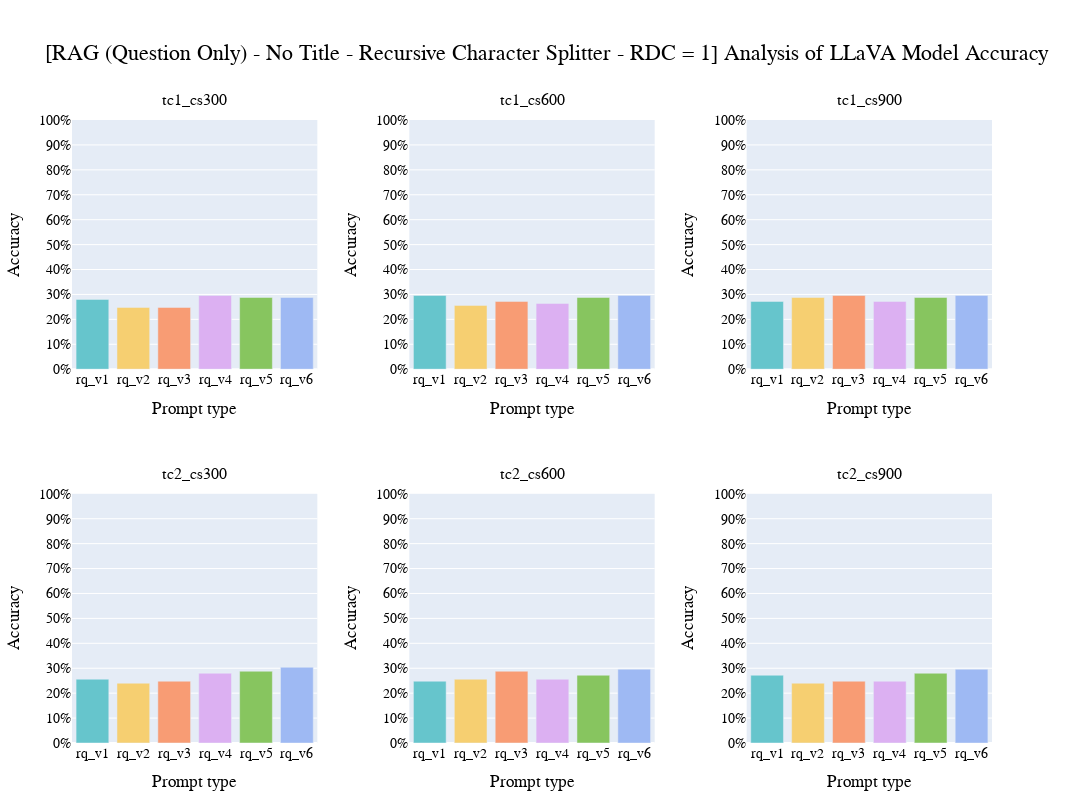

The notebook cell this image was saved under:
### Code cell
world_med_qa_v_plot_helpers.plot_rag_q_evaluation_results_by_groups(
    title="[RAG (Question Only) - No Title - Recursive Character Splitter - RDC = 1] Analysis of LLaVA Model Accuracy",
    evaluation_results=evaluation_results,
    row_variable='token_count',
    column_variable='chunk_size',
    bar_graph_variable='prompt_type'
)

### Figure 1 — Plotly figure (JSON) as saved in the notebook; plotly's stock layout.template omitted (floating-point values rounded to 4 significant figures)
{"data": [{"hovertemplate": "<b>Accuracy:</b> %{y:.1%}<br><b>Prompt type: </b>%{x}<extra></extra>", "marker": {"color": ["rgb(102, 197, 204)", "rgb(246, 207, 113)", "rgb(248, 156, 116)", "rgb(220, 176, 242)", "rgb(135, 197, 95)", "rgb(158, 185, 243)"]}, "name": "tc1_cs300", "type": "bar", "x": ["rq_v1", "rq_v2", "rq_v3", "rq_v4", "rq_v5", "rq_v6"], "xaxis": "x", "y": [0.28, 0.248, 0.248, 0.296, 0.288, 0.288], "yaxis": "y"}, {"hovertemplate": "<b>Accuracy:</b> %{y:.1%}<br><b>Prompt type: </b>%{x}<extra></extra>", "marker": {"color": ["rgb(102, 197, 204)", "rgb(246, 207, 113)", "rgb(248, 156, 116)", "rgb(220, 176, 242)", "rgb(135, 197, 95)", "rgb(158, 185, 243)"]}, "name": "tc1_cs600", "type": "bar", "x": ["rq_v1", "rq_v2", "rq_v3", "rq_v4", "rq_v5", "rq_v6"], "xaxis": "x2", "y": [0.296, 0.256, 0.272, 0.264, 0.288, 0.296], "yaxis": "y2"}, {"hovertemplate": "<b>Accuracy:</b> %{y:.1%}<br><b>Prompt type: </b>%{x}<extra></extra>", "marker": {"color": ["rgb(102, 197, 204)", "rgb(246, 207, 113)", "rgb(248, 156, 116)", "rgb(220, 176, 242)", "rgb(135, 197, 95)", "rgb(158, 185, 243)"]}, "name": "tc1_cs900", "type": "bar", "x": ["rq_v1", "rq_v2", "rq_v3", "rq_v4", "rq_v5", "rq_v6"], "xaxis": "x3", "y": [0.272, 0.288, 0.296, 0.272, 0.288, 0.296], "yaxis": "y3"}, {"hovertemplate": "<b>Accuracy:</b> %{y:.1%}<br><b>Prompt type: </b>%{x}<extra></extra>", "marker": {"color": ["rgb(102, 197, 204)", "rgb(246, 207, 113)", "rgb(248, 156, 116)", "rgb(220, 176, 242)", "rgb(135, 197, 95)", "rgb(158, 185, 243)"]}, "name": "tc2_cs300", "type": "bar", "x": ["rq_v1", "rq_v2", "rq_v3", "rq_v4", "rq_v5", "rq_v6"], "xaxis": "x4", "y": [0.256, 0.24, 0.248, 0.28, 0.288, 0.304], "yaxis": "y4"}, {"hovertemplate": "<b>Accuracy:</b> %{y:.1%}<br><b>Prompt type: </b>%{x}<extra></extra>", "marker": {"color": ["rgb(102, 197, 204)", "rgb(246, 207, 113)", "rgb(248, 156, 116)", "rgb(220, 176, 242)", "rgb(135, 197, 95)", "rgb(158, 185, 243)"]}, "name": "tc2_cs600", "type": "bar", "x": ["rq_v1", "rq_v2", "rq_v3", "rq_v4", "rq_v5", "rq_v6"], "xaxis": "x5", "y": [0.248, 0.256, 0.288, 0.256, 0.272, 0.296], "yaxis": "y5"}, {"hovertemplate": "<b>Accuracy:</b> %{y:.1%}<br><b>Prompt type: </b>%{x}<extra></extra>", "marker": {"color": ["rgb(102, 197, 204)", "rgb(246, 207, 113)", "rgb(248, 156, 116)", "rgb(220, 176, 242)", "rgb(135, 197, 95)", "rgb(158, 185, 243)"]}, "name": "tc2_cs900", "type": "bar", "x": ["rq_v1", "rq_v2", "rq_v3", "rq_v4", "rq_v5", "rq_v6"], "xaxis": "x6", "y": [0.272, 0.24, 0.248, 0.248, 0.28, 0.296], "yaxis": "y6"}], "layout": {"annotations": [{"font": {"size": 16}, "showarrow": false, "text": "tc1_cs300", "x": 0.1333, "xanchor": "center", "xref": "paper", "y": 1, "yanchor": "bottom", "yref": "paper", "yshift": 10}, {"font": {"size": 16}, "showarrow": false, "text": "tc1_cs600", "x": 0.5, "xanchor": "center", "xref": "paper", "y": 1, "yanchor": "bottom", "yref": "paper", "yshift": 10}, {"font": {"size": 16}, "showarrow": false, "text": "tc1_cs900", "x": 0.8667, "xanchor": "center", "xref": "paper", "y": 1, "yanchor": "bottom", "yref": "paper", "yshift": 10}, {"font": {"size": 16}, "showarrow": false, "text": "tc2_cs300", "x": 0.1333, "xanchor": "center", "xref": "paper", "y": 0.4, "yanchor": "bottom", "yref": "paper", "yshift": 10}, {"font": {"size": 16}, "showarrow": false, "text": "tc2_cs600", "x": 0.5, "xanchor": "center", "xref": "paper", "y": 0.4, "yanchor": "bottom", "yref": "paper", "yshift": 10}, {"font": {"size": 16}, "showarrow": false, "text": "tc2_cs900", "x": 0.8667, "xanchor": "center", "xref": "paper", "y": 0.4, "yanchor": "bottom", "yref": "paper", "yshift": 10}], "barmode": "group", "font": {"color": "black", "family": "Arial, sans-serif", "size": 14}, "height": 800, "margin": {"b": 50, "l": 50, "r": 100, "t": 120}, "showlegend": false, "title": {"font": {"color": "black", "family": "Arial, sans-serif", "size": 22}, "pad": {"b": 30}, "text": "[RAG (Question Only) - No Title - Recursive Character Splitter - RDC = 1] Analysis of LLaVA Model Accuracy", "x": 0.5, "xanchor": "center"}, "width": 1450, "xaxis": {"anchor": "y", "domain": [0, 0.2667], "title": {"text": "Prompt type"}}, "xaxis2": {"anchor": "y2", "domain": [0.3667, 0.6333], "title": {"text": "Prompt type"}}, "xaxis3": {"anchor": "y3", "domain": [0.7333, 1], "title": {"text": "Prompt type"}}, "xaxis4": {"anchor": "y4", "domain": [0, 0.2667], "title": {"text": "Prompt type"}}, "xaxis5": {"anchor": "y5", "domain": [0.3667, 0.6333], "title": {"text": "Prompt type"}}, "xaxis6": {"anchor": "y6", "domain": [0.7333, 1], "title": {"text": "Prompt type"}}, "yaxis": {"anchor": "x", "domain": [0.6, 1], "range": [0, 1], "tickformat": ".0%", "tickvals": [0, 0.1, 0.2, 0.3, 0.4, 0.5, 0.6, 0.7, 0.8, 0.9, 1], "title": {"text": "Accuracy"}}, "yaxis2": {"anchor": "x2", "domain": [0.6, 1], "range": [0, 1], "tickformat": ".0%", "tickvals": [0, 0.1, 0.2, 0.3, 0.4, 0.5, 0.6, 0.7, 0.8, 0.9, 1], "title": {"text": "Accuracy"}}, "yaxis3": {"anchor": "x3", "domain": [0.6, 1], "range": [0, 1], "tickformat": ".0%", "tickvals": [0, 0.1, 0.2, 0.3, 0.4, 0.5, 0.6, 0.7, 0.8, 0.9, 1], "title": {"text": "Accuracy"}}, "yaxis4": {"anchor": "x4", "domain": [0, 0.4], "range": [0, 1], "tickformat": ".0%", "tickvals": [0, 0.1, 0.2, 0.3, 0.4, 0.5, 0.6, 0.7, 0.8, 0.9, 1], "title": {"text": "Accuracy"}}, "yaxis5": {"anchor": "x5", "domain": [0, 0.4], "range": [0, 1], "tickformat": ".0%", "tickvals": [0, 0.1, 0.2, 0.3, 0.4, 0.5, 0.6, 0.7, 0.8, 0.9, 1], "title": {"text": "Accuracy"}}, "yaxis6": {"anchor": "x6", "domain": [0, 0.4], "range": [0, 1], "tickformat": ".0%", "tickvals": [0, 0.1, 0.2, 0.3, 0.4, 0.5, 0.6, 0.7, 0.8, 0.9, 1], "title": {"text": "Accuracy"}}}}
